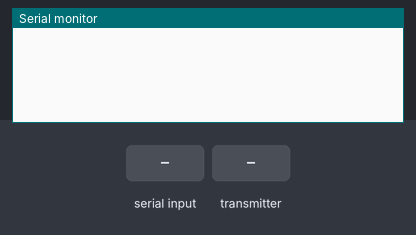
This sketch was run on a simulated Arduino Mega 2560, built with avr-gcc and run on an emulated ATmega2560. Parts: the last lines printed to the serial monitor. The test bench sets the inputs (shaded band). No radio packets arrive unless stated.

Above: at 1.2 s.
1.3 s: "1" received over the second serial link
At 1.8 s:
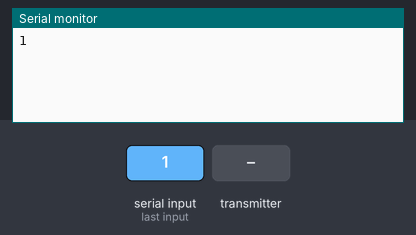
2.8 s: the transmitter starts sending request = 0
At 4.0 s:
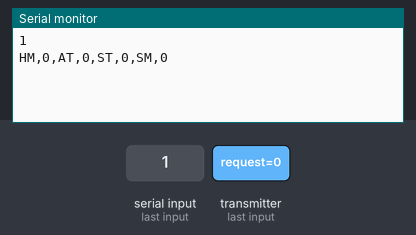
4.3 s: "0" received over the second serial link
At 5.5 s:
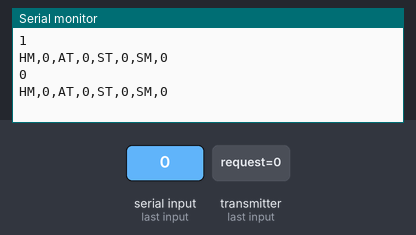

Measured:
- after the input at 1.3 s, the serial monitor: prints a new line at once (image 1)
- after the input at 2.8 s, the serial monitor: prints a new line at once (image 2)
- after the input at 4.3 s, the serial monitor: prints a new line at once (image 3)

The sketch:

RITRootsNrfToBlueToothBox.ino
```cpp
#include "appMain.h"
#include <SPI.h>
#include <nRF24L01.h>
#include <RF24.h>
#include <RF24_config.h>


#define NODECOUNT 2

void setup()
{
}

void loop()
{

  AppMain appMain;
  appMain.AppMainLoop();

  //setup nrf stuff with lookuptable
  //tx with nrf
  //wait for nrf data
  //get data and tx through bl

}


String ConstructBluetoothData()
{

}
```

BluetoothHandler.cpp
```cpp
#include "BluetoothHandler.h"

int bluetoothTx = 2;  // TX-O pin of bluetooth mate, Arduino D4,
int bluetoothRx = 3;  // RX-I pin of bluetooth mate, Arduino D5


BluetoothHandler::BluetoothHandler(void)
{
}

void BluetoothHandler::Setup(void)
{
  //bluetooth.begin(9600);
  Serial1.begin(9600);
}


void BluetoothHandler::EncodeData(sensorData rawData)
{

  encodedData = "HM,"
  + (String)((int)(rawData.Humidity)) + ','
  + "AT,"
  + (String)((int)(rawData.AmbientTemp)) + ','
  + "ST,"
  + (String)((int)(rawData.SoilTemp))+ ","
  + "SM,"
  + (String)((int)(rawData.SoilMoisture));


}

void BluetoothHandler::DecodeData(String Data)
{

}

bool BluetoothHandler::RequestBluetoothData()
{
  bool returnVal = false;
  //Serial.println(rxData);
  //rxData = "";
  while (Serial1.available())
  {
    delay(3);
    char c = Serial1.read();
    rxData += c;
    returnVal = true;
  }
  //Serial.println("done");
  return returnVal;
}

void BluetoothHandler::TransmitBluetoothData(sensorData data)
{
  EncodeData(data);
  Serial.println(encodedData);
  Serial1.print(encodedData);
  delay(300);

}

void BluetoothHandler::SetTxData(String blTxData)
{
  txData = blTxData;

}

void BluetoothHandler::ClearRxData()
{
   rxData = "";
}

String BluetoothHandler::GetRxData()
{
  return rxData;
}

String BluetoothHandler::GetEncodedData()
{
  return encodedData;
}
```

BluetoothHandler.h
```cpp
#ifndef BLUETOOTH_HANDLER_H_
#define BLUETOOTH_HANDLER_H_
#include "Arduino.h"
#include "NodeControl.h"
class BluetoothHandler
{
private:
  String txData;
  String rxData;
  sensorData decodedData;
  String encodedData;
  char txDataCA[100];
public:
    BluetoothHandler(void);
    void Setup(void);
    void EncodeData(sensorData rawData);
    void DecodeData(String Data);
    bool RequestBluetoothData();
    void TransmitBluetoothData(sensorData data);
    void SetTxData(String blTxData);
    String GetRxData();
    void ClearRxData();
    String GetEncodedData();
};


#endif
```

NodeControl.cpp
```cpp
#include "NodeControl.h"
#include <SPI.h>
#include <nRF24L01.h>
#include <RF24.h>
#include <RF24_config.h>


static const uint64_t nodeWritingAddrLookup[3] =
{
  0xF000000001LL, 0xF000000002LL
};

sensorData SA1rx;
sensorData SA1tx;


RF24 radio(9,10);

NodeControl::NodeControl(void)
{
 readingPipes[0] = 0xF000000000LL;
}

void NodeControl::Setup(void)
{
  radio.begin();
  radio.setRetries(15,15);
  delay(100);
}

void NodeControl::RequestSensorDataFromNode(String nodeData)
{
  uint64_t writingAddr;
  uint32_t nodeNum;

  DecodeNodeData(nodeData, nodeNum);

  NodeLookUp(nodeNum,writingAddr);
  WriteDataToNode(writingAddr, SA1tx); //Send Request
  ReadDataFromNode(); // get response
}

void NodeControl::NodeLookUp(uint32_t nodeNum, uint64_t &writingPipe)
{
  writingPipe = nodeWritingAddrLookup[nodeNum];
}

void NodeControl::DecodeNodeData(String data, uint32_t &nodeNum)
{

  int secondVal;

/*  for (int i = 0; i < data.length(); i++)
  {
    if (data.substring(i, i+1) == ",")
    {
      nodeNum = data.substring(0, i).toInt();
      //SA1tx.request = data.substring(i+1).toInt();
      //break;
    }
  }*/
  nodeNum = 0;
  if(nodeNum == 0)
    {
      SA1tx.request = true;
    }
    else
      {
        SA1tx.request = false;
      }

  //Serial.println(nodeNum);
  //Serial.println(SA1tx.request);
  //nodeNum = 0;
  //SA1tx.request = true;
}

void NodeControl::WriteDataToNode(uint64_t writingPipe, sensorData data)
{
  bool dataTransmitted = false;
  uint32_t timoutValue = 0;

  radio.stopListening();
  radio.openWritingPipe(writingPipe);
  dataTransmitted = radio.write(&data, sizeof(data));

}

sensorData NodeControl::ReadDataFromNode()
{
  sensorData incomingData;
  volatile bool done = false;
  volatile bool radioAvail = false;
  radio.openReadingPipe(1,readingPipes[0]);
  radio.startListening();

  while(radioAvail != true)
  {
    if ( radio.available() )/*Change this to a while loop and wait for radio avail*/
    {
      radioAvail = true;
      //Serial.println(1);
      while (!done)
      {
        // Fetch the data
        done = radio.read( &incomingData, sizeof(incomingData));
      }
    }
  }
  inData = incomingData;
}

sensorData NodeControl::GetInData()
{
  return inData;
}
```

NodeControl.h
```cpp
#ifndef NODE_CONTROL_H_
#define NODE_CONTROL_H_
#include "Arduino.h"
typedef struct
{
  bool request;
  bool gotData;
  float Humidity;
  float AmbientTemp;
  float SoilTemp;
  float SoilMoisture;

}sensorData;

class NodeControl
{
private:
  uint64_t writingPipes[2];
  uint64_t readingPipes[2];
  void NodeLookUp(uint32_t nodeNum, uint64_t &writingPipe);
  void DecodeNodeData(String data, uint32_t &nodeNum);
  void WriteDataToNode(uint64_t writingPipe, sensorData data);
  sensorData ReadDataFromNode();
  sensorData inData;

public:
    NodeControl(void);
    void Setup(void);
    void RequestSensorDataFromNode(String nodeData);
    sensorData GetInData();
};


#endif
```

appMain.cpp
```cpp
#include "appMain.h"
#include "BluetoothHandler.h"
#include "NodeControl.h"

BluetoothHandler bl;
NodeControl nodeNet;
sensorData test;
AppMain::AppMain(void)
{

}

void AppMain::SetupArduino(void)
{
  Serial.begin(9600);
  nodeNet.Setup();
  bl.Setup();

}

void AppMain::AppMainLoop(void)
{
    SetupArduino();
    //String blData = "test";
    for(;;)
    {
      while(bl.RequestBluetoothData() != true)
      {

      }
      Serial.println(bl.GetRxData());
      nodeNet.RequestSensorDataFromNode(bl.GetRxData());
      bl.TransmitBluetoothData(nodeNet.GetInData());
      bl.ClearRxData();

    }
}
```

appMain.h
```cpp
#ifndef APP_MAIN_H
#define APP_MAIN_H
#include "Arduino.h"

class AppMain
{
private:

    void SetupArduino(void);
public:
    AppMain(void);
    void AppMainLoop(void);

};

#endif
```
